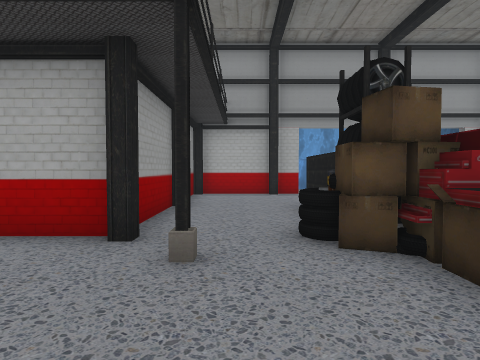
View 1 (above)

12 first-person views from a walk through a 3-D level made in the Unity game engine. The camera is 1.5 m above the floor, tilts 2° down and sees 75° across. Doors are open. The floor is counted in squares, 2 m on a side. Each view is taken from the middle of a square. On the plan, view 1 faces up. The plan holds only what a view shows up to about 10 squares ahead; the rest is blank. Some surface patterns are stand-ins.

View 2
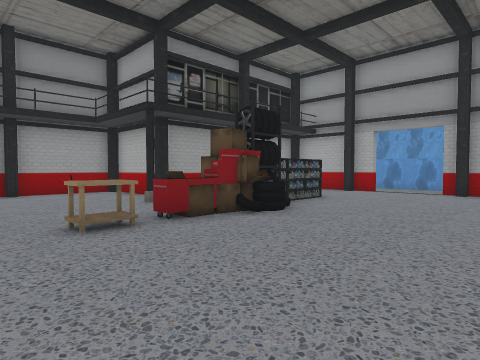

View 3
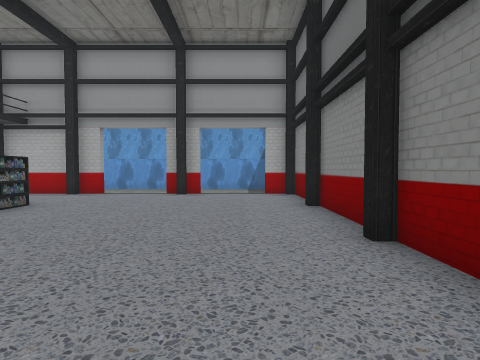

View 4
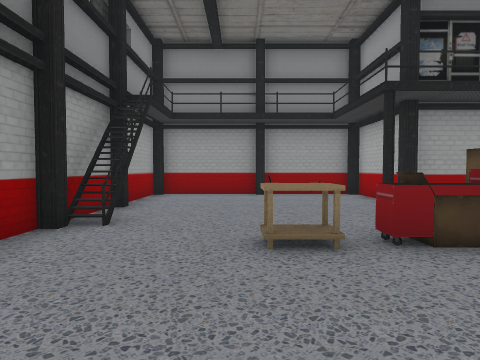

View 5
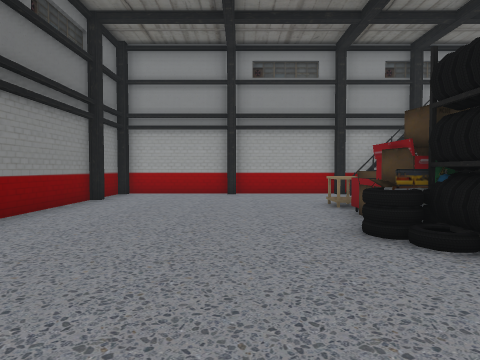

View 6
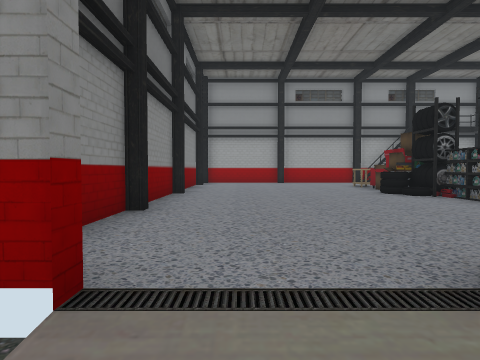

View 7
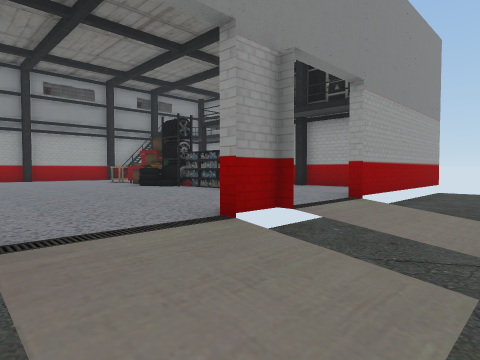

View 8
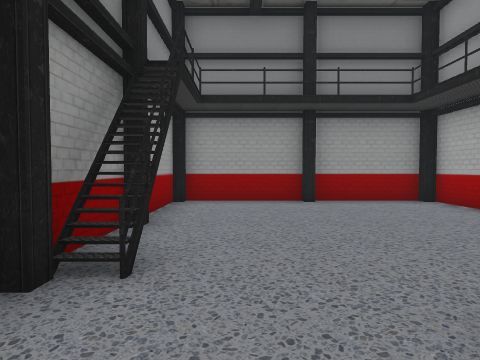

View 9
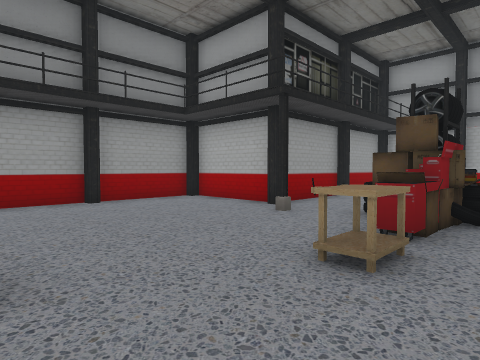

View 10
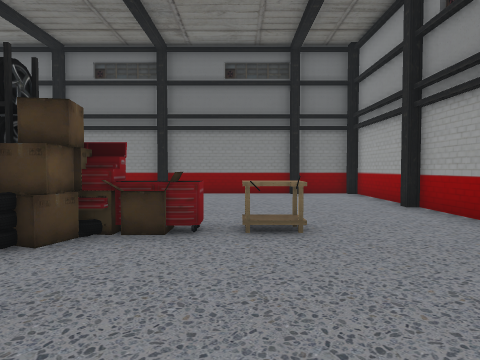

View 11
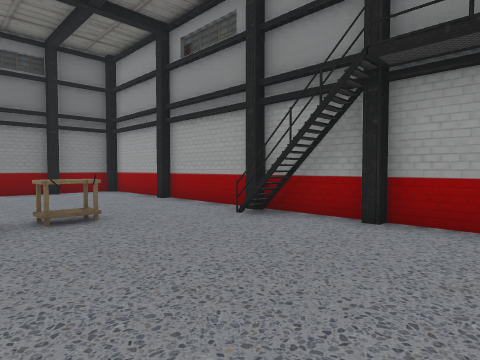

View 12
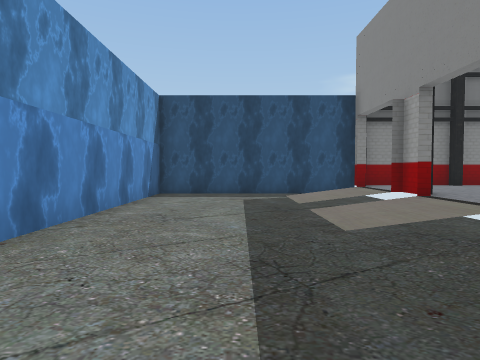

### Floor plan
Key: @ floor where view 1 was taken; # wall or solid block; . main floor; - floor 0.5 m lower than the main floor; / step, stairs or slope; D open door; ^ raised ledge; S shelf; W wheel; B box; O other object.
Columns run from 5 left of view 1 to 8 right of it. Each row starts with its distance up from view 1.
 16             ##
 15      --------#
 14     ---------#
 13    ----------#
 12     ---------#
 11   -----//////#
 10  ------/.//./#
  9  ######DDDDDD#
  8    #.........#
  7    #.........#
  6    #..S......#
  5    #..SS.....#
  4 #####..O.....#
  3 #.....WOB....#
  2 #......B.....#
  1 #......^.....#
  0 #....@.......#
 -1 #............#
 -2 #....##......#
 -3 ##############

Where each view was taken, in squares from view 1:
view 1: 0 up, 0 right, facing up
view 2: 1 down, 6 right, facing up-left
view 3: 0 up, 6 right, facing up
view 4: 0 up, 5 right, facing left
view 5: 7 up, 4 right, facing down
view 6: 11 up, 6 right, facing down
view 7: 12 up, 7 right, facing down-left
view 8: 1 down, 3 right, facing left
view 9: 2 down, 3 right, facing up-left
view 10: 1 up, 2 left, facing right
view 11: 2 up, 3 left, facing down-right
view 12: 13 up, 2 left, facing right
